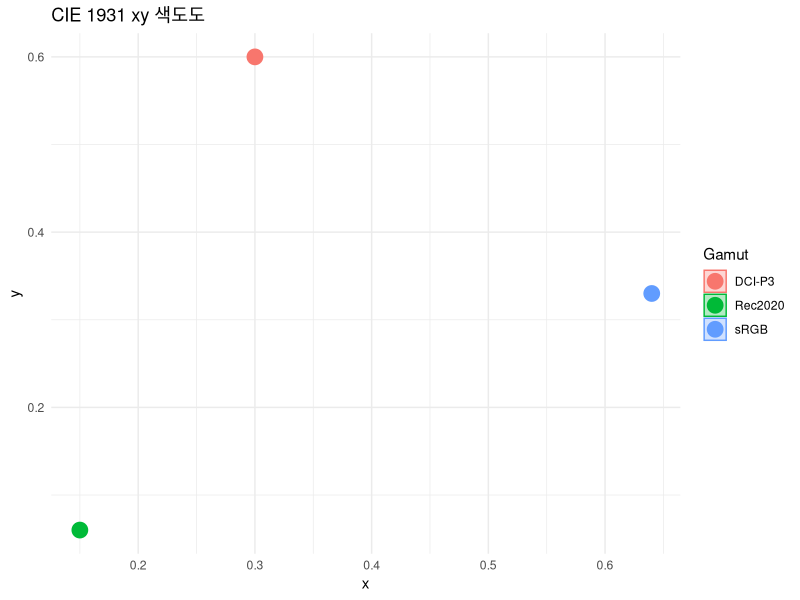
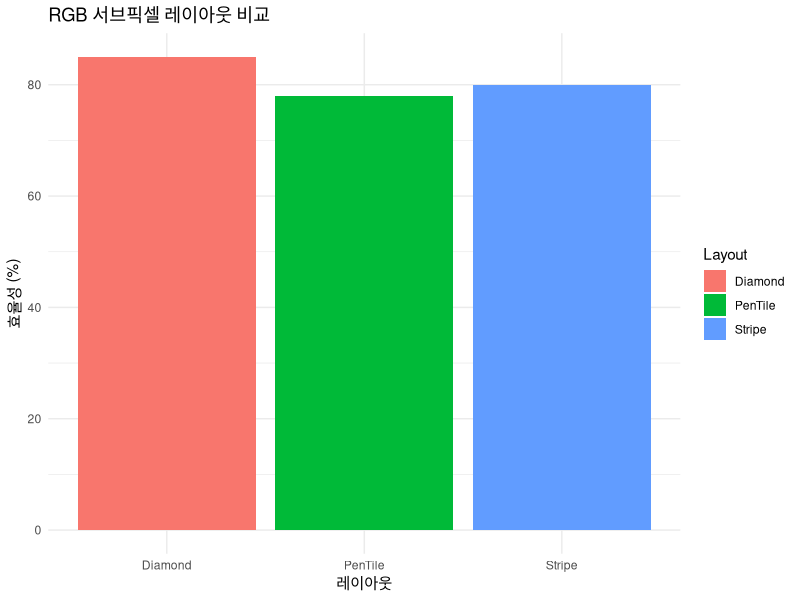

The R source for these figures, in order:
## ---- chunk 1
#| echo: false
#| fig-width: 9
#| fig-height: 4.5
library(ggplot2)
cie_data <- data.frame(x = c(0.64, 0.3, 0.15), y = c(0.33, 0.6, 0.06), Gamut = c("sRGB", "DCI-P3", "Rec2020"))
ggplot(cie_data, aes(x, y, color = Gamut)) +
  geom_point(size = 5) +
  geom_polygon(aes(fill = Gamut), alpha = 0.3) +
  theme_minimal() +
  labs(title = "CIE 1931 xy 색도도", x = "x", y = "y")
## ---- chunk 2
#| echo: false
#| fig-width: 9
#| fig-height: 4.5
layout_data <- data.frame(Layout = c("Stripe", "Diamond", "PenTile"), Efficiency = c(80, 85, 78))
ggplot(layout_data, aes(x = Layout, y = Efficiency, fill = Layout)) +
  geom_bar(stat = "identity") +
  theme_minimal() +
  labs(title = "RGB 서브픽셀 레이아웃 비교", x = "레이아웃", y = "효율성 (%)")
## ---- chunk 3
#| echo: false
coverage_data <- data.frame(ColorSpace = c("sRGB", "DCI-P3", "Adobe RGB", "Rec.2020"),
                            Coverage = c(100, 90, 75, 70))
knitr::kable(coverage_data, caption="색공간별 커버리지 비교", align=c("l","r"))
